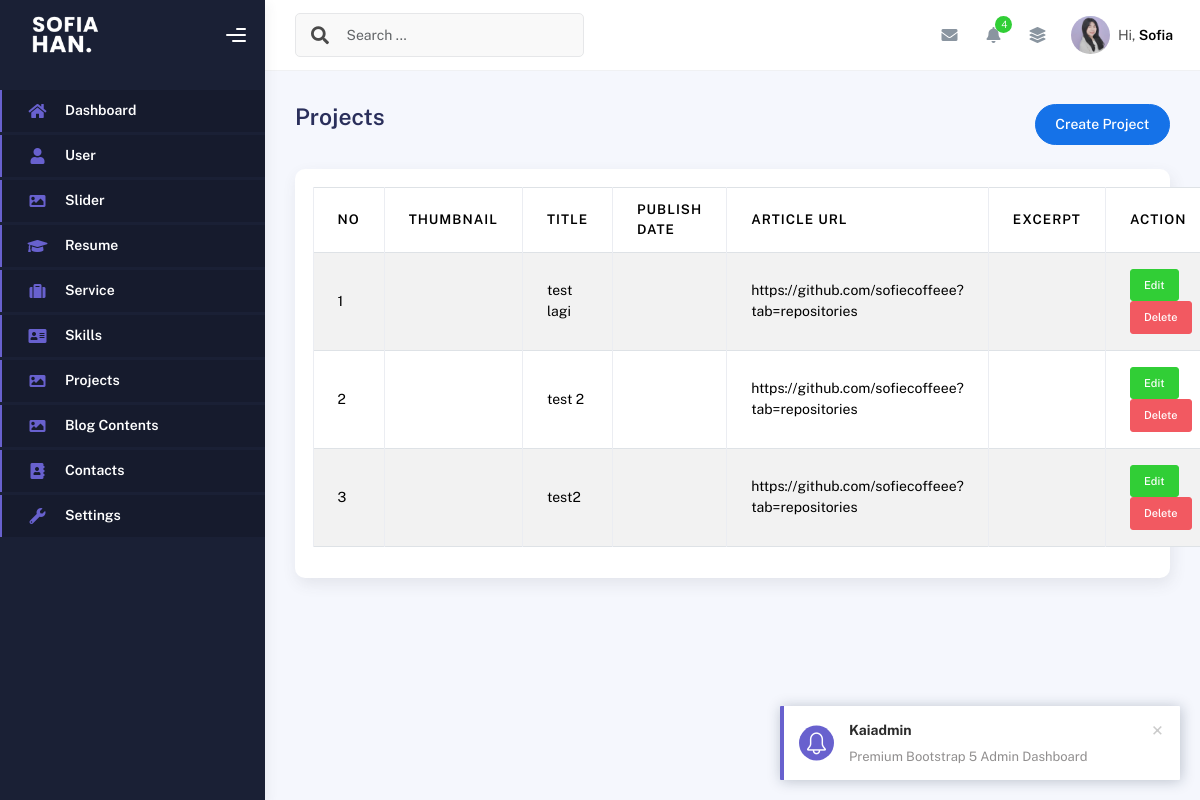
/projects.php, run on an earlier commit of the app's database.
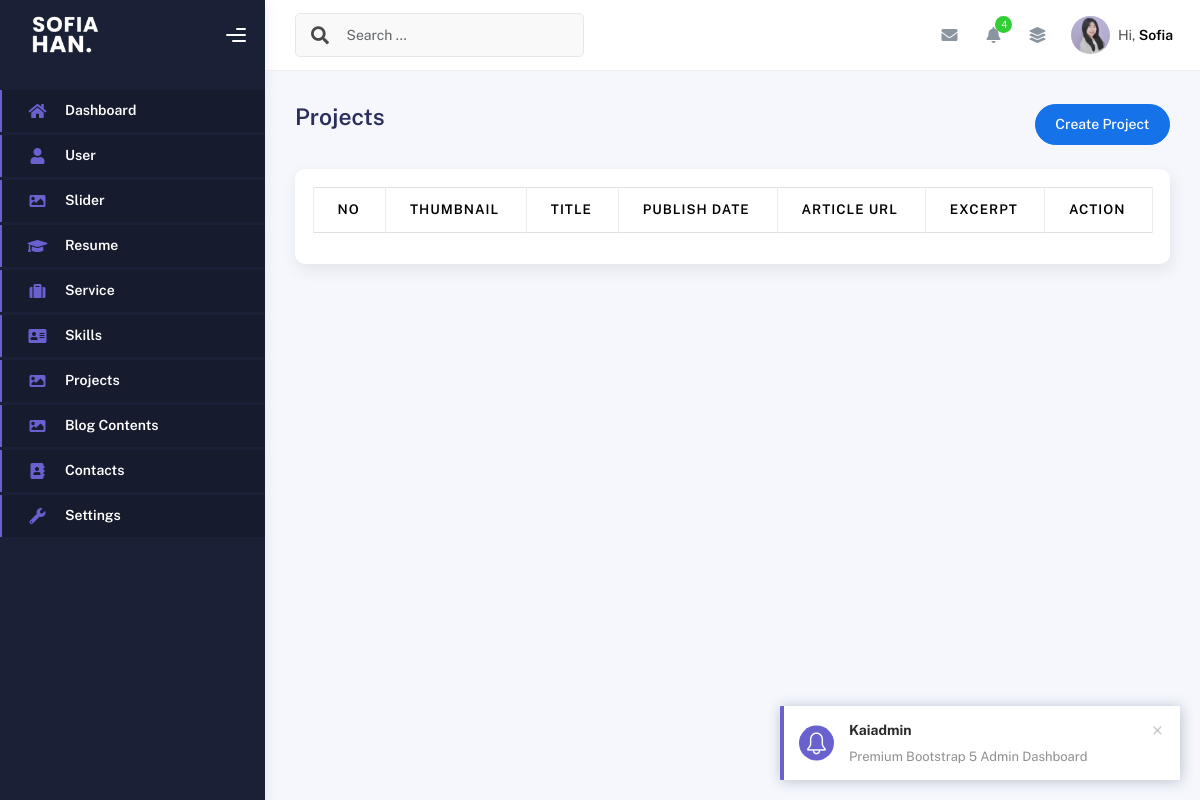
And on a later commit of the database.
### tables this page shows
CREATE TABLE `projects` (
  `id` int(11) NOT NULL,
  `title` varchar(255) NOT NULL,
  `job_category` int(100) NOT NULL,
  `image` varchar(255) DEFAULT NULL,
  `created_at` timestamp NOT NULL DEFAULT current_timestamp(),
  `updated_at` timestamp NOT NULL DEFAULT current_timestamp() ON UPDATE current_timestamp()
);

### projects.php (the view, shortened to what this page needs)
<?php
include "config/koneksi.php";
$query = mysqli_query($conn, "SELECT * FROM projects ORDER BY id DESC");
$rows = mysqli_fetch_all($query, MYSQLI_ASSOC);
?>
<!DOCTYPE html>
<html lang="en">
<head>
    <?php
    include "inc/css.php";
    ?>
</head>
<body>
    <div class="wrapper">
        <?php
        include "inc/sidebar.php";
        ?>
        <div class="main-panel">
            <div class="main-header">
                <?php
                include "inc/navbar.php";
                ?>
            </div>
            <div class="container">
                <div class="page-inner">
                    <div class="d-flex align-items-left align-items-md-center flex-column flex-md-row pt-2 pb-4">
                        <div>
                            <h3 class="fw-bold mb-3">Projects</h3>
                        </div>
                        <div class="ms-md-auto py-2 py-md-0">
                            <a href="create-projects.php" class="btn btn-primary btn-round">Create Project</a>
                        </div>
                    </div>
                    <div class="row">
                        <div class="col-sm-6 col-md-12">
                            <div class="card">
                                <div class="card-body">
                                    <table class="table table-bordered table-striped">
                                        <thead>
                                            <tr>
                                                <th>No</th>
                                                <th>Thumbnail</th>
                                                <th>Title</th>
                                                <th>Publish Date</th>
                                                <th>Article URL</th>
                                                <th>Excerpt</th>
                                                <th>Action</th>
                                            </tr>
                                        </thead>
                                        <?php foreach ($rows as $index => $row): ?>
                                            <tr>
                                                <td><?php echo $index += 1 ?></td>
                                                <td> <img src="assets/thumbnail/<?php echo $row['thumbnail'] ?>" width="50"
                                                <td><?php echo $row['title'] ?></td>
                                                <td><?php echo $row['published_at'] ?></td>
                                                <td><?php echo $row['article_url'] ?></td>
                                                <td><?php echo $row['excerpt'] ?></td>
                                                <td>
                                                    <a class="btn btn-success btn-sm"
                                                        href="create-projects.php?edit=<?php echo $row['id'] ?>">Edit</a>
                                                    <a onclick="return confirm('Are you sure wanna delete this data?')"
                                                        class=" btn btn-danger btn-sm"
                                                        href="projects.php?delete=<?php echo $row['id'] ?>">Delete</a>
                                                </td>
                                            </tr>
                                        <?php endforeach ?>
                                    </table>
                                </div>
                            </div>
                        </div>
                    </div>
                </div>
            </div>
</body>
</html>

### inc/css.php (shortened to what this page needs)
<link rel="stylesheet" href="assets/kaiadmin-lite-1.2.0/assets/css/bootstrap.min.css" />
<link rel="stylesheet" href="assets/kaiadmin-lite-1.2.0/assets/css/plugins.min.css" />
<link rel="stylesheet" href="assets/kaiadmin-lite-1.2.0/assets/css/kaiadmin.min.css" />
<link rel="stylesheet" href="assets/kaiadmin-lite-1.2.0/assets/css/demo.css" />

### inc/sidebar.php (shortened to what this page needs)
<div class="sidebar" data-background-color="dark">
    <div class="sidebar-logo">
        <div class="logo-header" data-background-color="dark">
            <a href="dashboard.php" class="logo">
                <img src="assets/kaiadmin-lite-1.2.0/assets/img/logo_white.png" alt="navbar brand"
                    class="navbar-brand" height="80" />
            </a>
            <div class="nav-toggle">
                <button class="btn btn-toggle toggle-sidebar">
                    <i class="gg-menu-right"></i>
                </button>
            </div>
        </div>
    </div>
    <div class="sidebar-wrapper scrollbar scrollbar-inner">
        <div class="sidebar-content">
            <ul class="nav nav-secondary">
                <li class="nav-item active">
                    <a href="dashboard.php" aria-expanded="false">
                        <i class="fas fa-home"></i>
                        <p>Dashboard</p>
                    </a>
                </li>
                <li class="nav-item active">
                    <a href="user.php" aria-expanded="false">
                        <i class="fas fa-user"></i>
                        <p>User</p>
                    </a>
                </li>
                <li class="nav-item active">
                    <a href="sliders.php" aria-expanded="false">
                        <i class="fas fa-image"></i>
                        <p>Slider</p>
                    </a>
                </li>
                <li class="nav-item active">
                    <a href="resume.php" aria-expanded="false">
                        <i class="fas fa-graduation-cap"></i>
                        <p>Resume</p>
                    </a>
                </li>
                <li class="nav-item active">
                    <a href="service.php" aria-expanded="false">
                        <i class="fas fa-suitcase"></i>
                        <p>Service</p>
                    </a>
                </li>
                <li class="nav-item active">
                    <a href="skills.php" aria-expanded="false">
                        <i class="fas fa-address-card"></i>
                        <p>Skills</p>
                    </a>
                </li>
                <li class="nav-item active">
                    <a href="projects.php" aria-expanded="false">
                        <i class="fas fa-image"></i>
                        <p>Projects</p>
                    </a>
                </li>
                <li class="nav-item active">
                    <a href="blog-contents.php" aria-expanded="false">
                        <i class="fas fa-image"></i>
                        <p>Blog Contents</p>
                    </a>
                </li>
                <li class="nav-item active">
                    <a href="contacts.php" aria-expanded="false">
                        <i class="fas fa-address-book"></i>
                        <p>Contacts</p>
                    </a>
                </li>
                <li class="nav-item active">
                    <a href="settings.php" aria-expanded="false">
                        <i class="fas fa-wrench"></i>
                        <p>Settings</p>
                    </a>
                </li>
            </ul>
        </div>
    </div>
</div>

### inc/navbar.php (shortened to what this page needs)
<nav class="navbar navbar-header navbar-header-transparent navbar-expand-lg border-bottom">
    <div class="container-fluid">
        <nav class="navbar navbar-header-left navbar-expand-lg navbar-form nav-search p-0 d-none d-lg-flex">
            <div class="input-group">
                <div class="input-group-prepend">
                    <button type="submit" class="btn btn-search pe-1">
                        <i class="fa fa-search search-icon"></i>
                    </button>
                </div>
                <input type="text" placeholder="Search ..." class="form-control" />
            </div>
        </nav>
        <ul class="navbar-nav topbar-nav ms-md-auto align-items-center">
            <li class="nav-item topbar-icon dropdown hidden-caret">
                <a class="nav-link dropdown-toggle" href="#" id="messageDropdown" role="button"
                    data-bs-toggle="dropdown" aria-haspopup="true" aria-expanded="false">
                    <i class="fa fa-envelope"></i>
                </a>
            </li>
            <li class="nav-item topbar-icon dropdown hidden-caret">
                <a class="nav-link dropdown-toggle" href="#" id="notifDropdown" role="button" data-bs-toggle="dropdown"
                    aria-haspopup="true" aria-expanded="false">
                    <i class="fa fa-bell"></i>
                    <span class="notification">4</span>
                </a>
            </li>
            <li class="nav-item topbar-icon dropdown hidden-caret">
                <a class="nav-link" data-bs-toggle="dropdown" href="#" aria-expanded="false">
                    <i class="fas fa-layer-group"></i>
                </a>
            </li>
            <li class="nav-item topbar-user dropdown hidden-caret">
                <a class="dropdown-toggle profile-pic" data-bs-toggle="dropdown" href="#" aria-expanded="false">
                    <div class="avatar-sm">
                        <img src="assets/kaiadmin-lite-1.2.0/assets/img/profile_sofiecoffe.jpeg" alt="..."
                            class="avatar-img rounded-circle" />
                    </div>
                    <span class="profile-username">
                        <span class="op-7">Hi,</span>
                        <span class="fw-bold">Sofia</span>
                    </span>
                </a>
            </li>
        </ul>
    </div>
</nav>

What changed in the data, as far as the page shows it:
removed projects: index "1", title "test lagi", article_url "https://github.com/sofiecoffeee?tab=repositories"
removed projects: index "2", title "test 2", article_url "https://github.com/sofiecoffeee?tab=repositories"
removed projects: index "3", title "test2", article_url "https://github.com/sofiecoffeee?tab=repositories"
